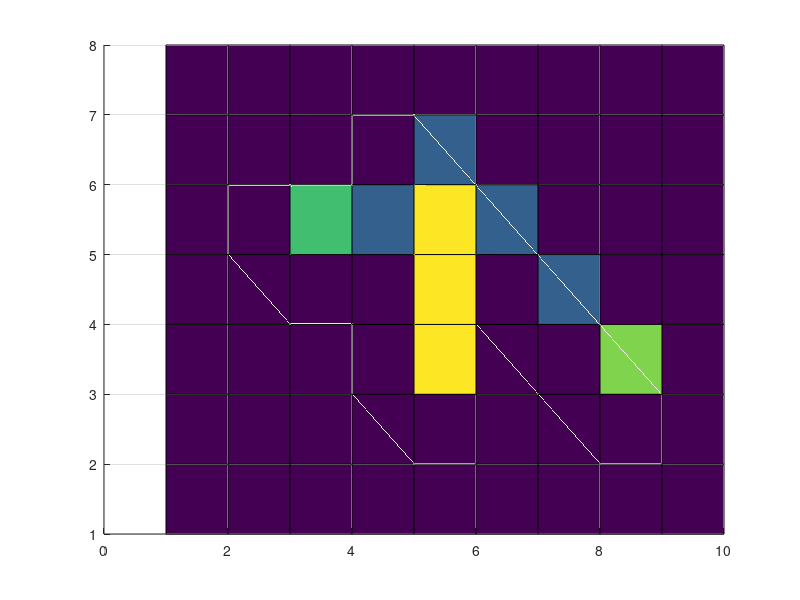

This figure's MATLAB source:
% Simple test to attempt to get A star to work with one obstacle

%Create a "grid" of obstacles. 0 for no obstacle. 1 fo obstacle
clear all
close all

start_pos = [2,4]; %start position x,y
desired_end = [7, 2]; %desired end position

obstacles = [0 0 0 0 0 0 0 0 0; %6
             0 0 0 0 0 0 0 0 0; %5
             0 0 0 0 1 0 0 0 0; %4
             0 0 0 0 1 0 0 0 0; %3 
             0 0 0 0 1 0 0 0 0; %2
             0 0 0 0 0 0 0 0 0; %1
             0 0 0 0 0 0 0 0 0]; %0 index
           % 0 1 2 3 4 5 6 7 8
        
grid_cells = cell(size(obstacles));

x_add = [0 1 1 1 0 -1 -1 -1];
y_add = [1 1 0 -1 -1 -1 0 1];

open_list=cell(1,1); %initialize open_list as a cell structure
open_list{1,1}(1,1)=-1; %parent x
open_list{1,1}(2,1) = -1; %parent y
open_list{1,1}(3,1) = start_pos(1); %set intial x node in open list
open_list{1,1}(4,1) = start_pos(2); %set y position
open_list{1,1}(5,1) = 0; %g
open_list{1,1}(6,1) = 0;  %h
open_list{1,1}(7,1) = open_list{1,1}(5,1)+open_list{1,1}(6,1); %f score

closed_list = cell(0,1); %creat empty closed list

extract = @(C, k) cellfun(@(c)c(k), C) ; %function to extract element out of cell
solution_found = 0; %initialize our solution found flag


while isempty(open_list) == 0
    f_all = extract(open_list,7); %this is where we store our "f" value for each node
    [lowest_f low_idx] = min(f_all); %find minimum f value
    q = open_list{low_idx,1}; %make our new node to explore to be q
    open_list(low_idx,:) = []; %pop q off open list
    

    %generate q's 8 successors and set parents to q
    successors=cell(1,0); %initialize as cell
    for i=1:8
        
        successors{i,1}(1) = q(3); %set parent's x position in our new node
        successors{i,1}(2) = q(4); %set parent's y position in our new node
        successors{i,1}(3) = q(3)+x_add(i); %set successors x position
        successors{i,1}(4) = q(4)+y_add(i); %set successors y position
                        
        %check to see if successor is goal
        if (successors{i,1}(3) == desired_end(1)) && (successors{i,1}(4) == desired_end(2))
            solution_found = 1; %we got to our goal
            break;
        end

        
        %check to see if successor is an obstacle:
        %if it is, make the g score HUGE...if not assign g-score
        %note that we have to reverse y (row) indexing b/c our y axis
        %goes up and the matlab indexing scheme goes from top to bottom
        if obstacles(size(obstacles,1)-successors{i,1}(4),successors{i,1}(3)+1) == 1
            successors{i,1}(5) = q(5) + 1000000; % arbitrarily large number
        else
            %SPEED UP IDEA: just leave these as squared w/o taking
            %the square root
            %this is where you can put more weight on kinematically
            %infeasible motions
            successors{i,1}(5) = q(5) + sqrt((q(3)-successors{i,1}(3))^2 ...
                                            +(q(4)-successors{i,1}(4))^2);
                
        end
        
        %now, set h 
        %SPEED UP - just leave as squared instead of square root
        successors{i,1}(6) = sqrt((desired_end(1)-successors{i,1}(3))^2 ...
                                   +(desired_end(2)-successors{i,1}(4))^2);
        
        successors{i,1}(7) = successors{i,1}(5)+successors{i,1}(6); %set f score
        
        
        successor_position = [successors{i,1}(3) successors{i,1}(4)];
        if ~isempty(open_list) %ensure we don't access invalid index
            open_list_pos = [extract(open_list,3) extract(open_list,4)]; %get open list x,y positions
            %now we need to find out if any of the successors are on the open
            %list
            idx_on_open_list = find(ismember(open_list_pos,successor_position,'rows')==1); %return idx if true, empty if false
            
            %if this is on open list in two places, pick the one w/ lower f
            %value
            if length(idx_on_open_list)>1
                [val lower_idx] =min(extract(open_list(idx_on_open_list),7));
                idx_on_open_list = idx_on_open_list(lower_idx);
            end
        
        else
            idx_on_open_list = cell(1,0);
            
        end
        
        if ~isempty(closed_list) %ensure we don't acces invalid index
            closed_list_pos = [extract(closed_list,3) extract(closed_list,4)]; %get closed list x,y positions
            idx_on_closed_list = find(ismember(closed_list_pos,successor_position,'rows')==1);
            
            %if this is on open list in two places, pick the one w/ lower f
            %value
            if length(idx_on_closed_list)>1
                [val lower_idx] =min(extract(closed_list(idx_on_closed_list),7));
                idx_on_closed_list = idx_on_closed_list(lower_idx);
            end
        else
            idx_on_closed_list = cell(1,0);
        end
        
        
        
        if ~isempty(idx_on_open_list) %this position has appeared on open list
            if open_list{idx_on_open_list}(7) <= successors{i,1}(7)
                %then the f value on the open list is lower than the
                %f score by the proposed successor
                % so continue onto the next successor w/o adding it to
                % open list
                continue;                
            end
        end
        
        if ~isempty(idx_on_closed_list) %this position has appeared on open list
            if closed_list{idx_on_closed_list}(7) <= successors{i,1}(7)
                %then the f value on the closed list is lower than the
                %f score by the proposed successor
                % so continue onto the next successor w/o adding it to
                % open list
                continue;
            end
        end
        
        %If we get past those two continue's we'll add this successer
        %to the open list 
        open_list{end+1,1} = successors{i,1};
    end %end for each successor
                               
    closed_list{end+1,1} = q'; %push q to the closed list                           
                               

    if solution_found == 1
       %were done!
        break; 
    end

end  

final_parents = [extract(closed_list,1) extract(closed_list,2)];
final_xy = [extract(closed_list,3) extract(closed_list,4)];


%reconsruct the final path
parent_idx = length(closed_list); %start at the last node
final_path = [closed_list{end,1}(3) closed_list{end,1}(4)]; %set the first entry in final path
while final_path(end,1) ~= -1
  parent_idx = find(ismember(final_xy,final_parents(parent_idx,:),'rows')==1);
  if isempty(parent_idx)
    %got to the beginning
      break;
  end
      final_path(end+1,1:2) = [final_xy(parent_idx,1) final_xy(parent_idx,2)]; 
    
end



%PLOTTING
%  pcolor(obstacles);figure(gcf);
%  hold on
%  pcolor(start_pos(1),start_pos(2),1)

start_pos_plot = zeros(size(obstacles));
start_pos_plot(start_pos(2),start_pos(1))=0.4;
start_pos_plot=padarray(start_pos_plot,[1 1],'pre');

end_pos_plot = zeros(size(obstacles));
end_pos_plot(desired_end(2),desired_end(1))=0.8;
end_pos_plot=padarray(end_pos_plot,[1 1],'pre');

path_pos_plot = zeros(size(obstacles));
for i=1:length(final_path)
path_pos_plot(final_path(i,2),final_path(i,1))=0.3;
end
path_pos_plot=padarray(path_pos_plot,[1 1],'pre');

obstacles_plot=padarray(obstacles,[1 0],'post');
obstacles_plot=padarray(obstacles_plot,[0 1],'post');

close all
% figure;
% 
% view(2);
% hold on;
% surf(start_pos_plot,'EdgeColor',[0 0 0]);
% surf(end_pos_plot,'EdgeColor',[0 0 0]);
% surf(path_pos_plot,'EdgeColor',[0 0 0]);
% surf(obstacles_plot,'EdgeColor',[0 0 0]);

final_result =start_pos_plot+end_pos_plot+path_pos_plot+obstacles_plot;
surf(final_result)
view(2);
